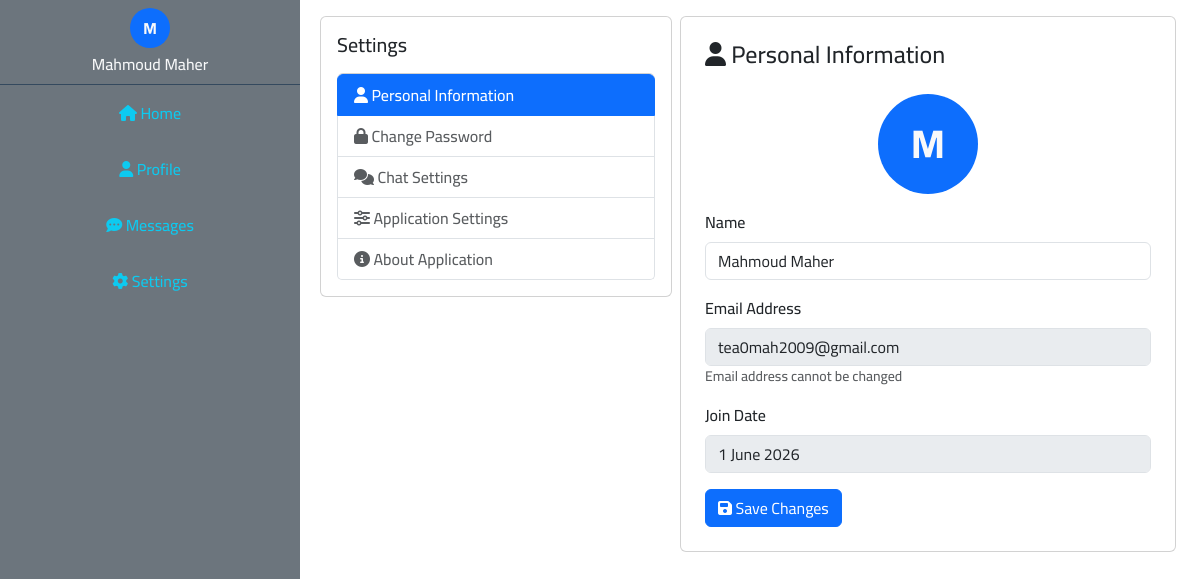
The page /settings.php (signed in) on the database its author committed.
### tables this page shows
CREATE TABLE `users` (
  `id` int(11) NOT NULL,
  `name` varchar(255) NOT NULL,
  `email` varchar(255) NOT NULL,
  `password` varchar(255) NOT NULL,
  `created-at` date NOT NULL DEFAULT current_timestamp()
);

### include/lang/en.php (called while the page is built, shortened)
<?php
function lang($word)
{
    return $lang[$word];
}
?>

### settings.php (the view, shortened to what this page needs)
<?php
include "initials.php";
if (isset($_SESSION["email"])) {
    $page = isset($_GET['page']) ? $_GET['page'] : 'profile';
    $stmt = $con->prepare("
        SELECT *
        FROM users
        WHERE email = ?
    ");
    $stmt->execute(array($_SESSION["email"]));
    $user = $stmt->fetch();
    ?>
    <div class="row pt-6 p-md-2 m-0">
        <div class="d-none d-md-block col-lg-3 col-md-4">
        </div>
        <div class="col-12 col-lg-9 col-md-8">
            <div class="row m-0 g-2">
                <div class="col-12 col-lg-5">
                    <div class="control card p-3 sticky-top">
                        <h5 class="mb-3"><?= lang('P_SETTINGS') ?></h5>
                        <div class="list-group">
                            <a href="?page=profile"
                                class="list-group-item list-group-item-action <?= $page == 'profile' ? 'active' : '' ?>">
                                <i class="fa-solid fa-user"></i> <?= lang('SE_PERSONAL_DATA') ?>
                            </a>
                            <a href="?page=password"
                                class="list-group-item list-group-item-action <?= $page == 'password' ? 'active' : '' ?>">
                                <i class="fa-solid fa-lock"></i> <?= lang('SE_CHANGE_PASSWORD') ?>
                            </a>
                            <a href="?page=chat"
                                class="list-group-item list-group-item-action <?= $page == 'chat' ? 'active' : '' ?>">
                                <i class="fa-solid fa-comments"></i> <?= lang('SE_CHAT_SETTINGS') ?>
                            </a>
                            <a href="?page=SE_APP"
                                class="list-group-item list-group-item-action <?= $page == 'SE_APP' ? 'active' : '' ?>">
                                <i class="fa-solid fa-sliders"></i> <?= lang('SE_APP_SETTINGS') ?>
                            </a>
                            <a href="?page=about"
                                class="list-group-item list-group-item-action <?= $page == 'about' ? 'active' : '' ?>">
                                <i class="fa-solid fa-info-circle"></i> <?= lang('SE_ABOUT') ?>
                            </a>
                        </div>
                    </div>
                </div>
                <?php
                if ($page == 'profile') {
                    ?>
                    <div class="col-12 col-lg-7">
                        <div class="card p-4">
                            <h4 class="mb-4"><i class="fa-solid fa-user"></i> <?= lang('SE_PERSONAL_DATA') ?></h4>
                            <div class="profile-avatar text-light text-capitalize mb-3 mx-auto bg-primary rounded-circle d-flex justify-content-center align-items-center fw-bolder"
                                style="width: 100px; height: 100px; font-size: 40px;">
                                <?= $user['name'][0] ?? 'U' ?>
                            </div>
                            <form method="POST" action="?page=profile">
                                <div class="mb-3">
                                    <label class="form-label"><?= lang('INPUT_NAME') ?></label>
                                    <input type="text" class="form-control" name="name"
                                        value="<?= htmlspecialchars($user['name']) ?>">
                                </div>
                                <div class="mb-3">
                                    <label class="form-label"><?= lang('INPUT_EMAIL') ?></label>
                                    <input type="email" class="form-control" value="<?= htmlspecialchars($user['email']) ?>"
                                        disabled>
                                    <small class="text-muted"><?= lang('SE_NO_CHANGE_EMAIL') ?></small>
                                </div>
                                <div class="mb-3">
                                    <label class="form-label"><?= lang('PR_JOIN_DATE') ?></label>
                                    <input type="text" style="direction: ltr !important" class="form-control"
                                        value="<?= date('j F Y', strtotime($user['created-at'])) ?>" disabled>
                                </div>
                                <button type="submit" class="btn btn-primary">
                                    <i class="fa-solid fa-save"></i> <?= lang('SE_SAVE_CHANGES') ?>
                                </button>
                            </form>
                        </div>
                    </div>
                    <?php
                }
                ?>
            </div>
        </div>
    </div>
    <?php
} else {
    header("Location: index.php");
    exit;
}
include $temp . "footer.php";

### include/templates/navbar.php (shortened to what this page needs)
<?php
$stmt = $con->prepare("
        SELECT name
        FROM users
        WHERE email = ?
    ");
$stmt->execute([$_SESSION["email"]]);
$user = $stmt->fetch(PDO::FETCH_ASSOC);
?>
<nav class="col-12 col-lg-3 col-md-4 bg-secondary position-fixed top-0">
    <div class="p-2 user-info">
        <div class="
                text-light
                text-capitalize
                mb-1
                mx-auto
                bg-primary
                rounded-circle
                d-flex
                justify-content-center
                align-items-center
                fw-bolder
                user-avatar
            ">
            <?= $user['name'][0] ?>
        </div>
        <div class="text-light text-capitalize"><?= $user['name'] ?></div>
    </div>
    <div class="link-nav-1" id="link-navber">
        <a class="text-decoration-none text-info d-block p-3 text-center
        <?php echo ($_SERVER['SCRIPT_NAME'] === '/MAHMOUD_MAHER/social-media/home.php') ? 'active-link' : ''; ?>" href="home.php"><i
                class="fa-solid fa-home"></i>
            <?= lang('P_HOME') ?></a>
        <a class="text-decoration-none text-info d-block p-3 text-center
        <?php echo ($_SERVER['SCRIPT_NAME'] === '/MAHMOUD_MAHER/social-media/profile.php') ? 'active-link' : ''; ?>" href="profile.php"><i
                class="fa-solid fa-user"></i>
            <?= lang('P_PROFILE') ?></a>
        <a class="text-decoration-none text-info d-block p-3 text-center
        <?php echo ($_SERVER['SCRIPT_NAME'] === '/MAHMOUD_MAHER/social-media/chat.php') ? 'active-link' : ''; ?>" href="chat.php"><i
                class="fa-solid fa-comment-dots"></i>
            <?= lang('P_MESSAGES') ?></a>
        <a class="text-decoration-none text-info d-block p-3 text-center <?php echo ($_SERVER['SCRIPT_NAME'] === '/MAHMOUD_MAHER/social-media/settings.php') ? 'active-link' : ''; ?>" href="settings.php"><i class="fa-solid fa-gear"></i>
            <?= lang('P_SETTINGS') ?></a>
    </div>
</nav>

### layout/css/main.css (style rules this page uses)
* { margin: 0; padding: 0; box-sizing: border-box; }
body { font-family: "Cairo"; font-weight: 500; direction: rtl; }
.user-info { border-bottom: 1px solid #34495e; text-align: center; }
.user-avatar { width: 40px; height: 40px; }
nav { z-index: 999999; }
@media (min-width: 768px) { nav { right: 0; bottom: 0; } }
.profile-avatar { width: 150px; height: 150px; font-size: 100px; }

### include/lang/en.php (style rules this page uses)
body { direction: ltr !important; }
@media (min-width: 768px) { nav { left: 0 !important; bottom: 0; } }

### rows shown on the page
users: name "M", name "Mahmoud Maher", email "tea0mah2009@gmail.com", date "1 June 2026"

### other values the page prints
lang('P_HOME') "Home"
lang('P_PROFILE') "Profile"
lang('P_MESSAGES') "Messages"
lang('P_SETTINGS') "Settings"
lang('SE_PERSONAL_DATA') "Personal Information"
lang('SE_CHANGE_PASSWORD') "Change Password"
lang('SE_CHAT_SETTINGS') "Chat Settings"
lang('SE_APP_SETTINGS') "Application Settings"
lang('SE_ABOUT') "About Application"
lang('INPUT_NAME') "Name"
lang('INPUT_EMAIL') "Email Address"
lang('SE_NO_CHANGE_EMAIL') "Email address cannot be changed"
lang('PR_JOIN_DATE') "Join Date"
lang('SE_SAVE_CHANGES') "Save Changes"
